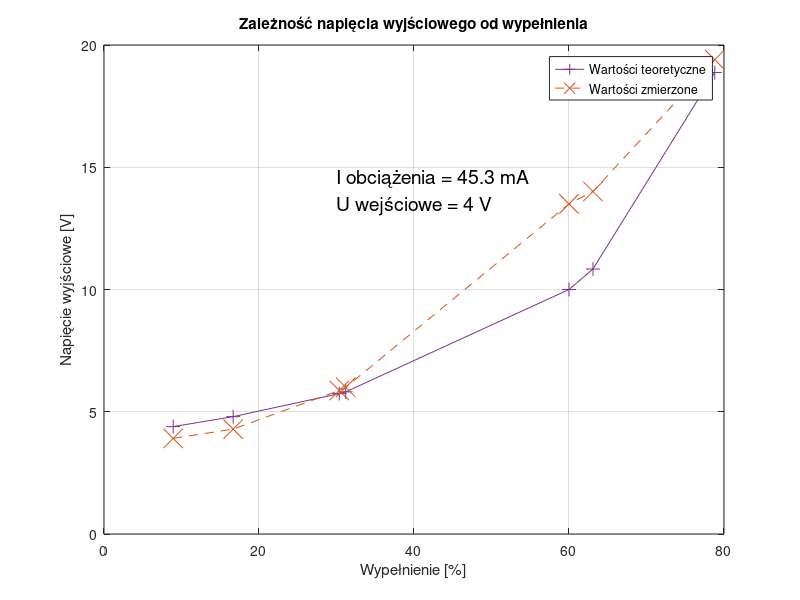
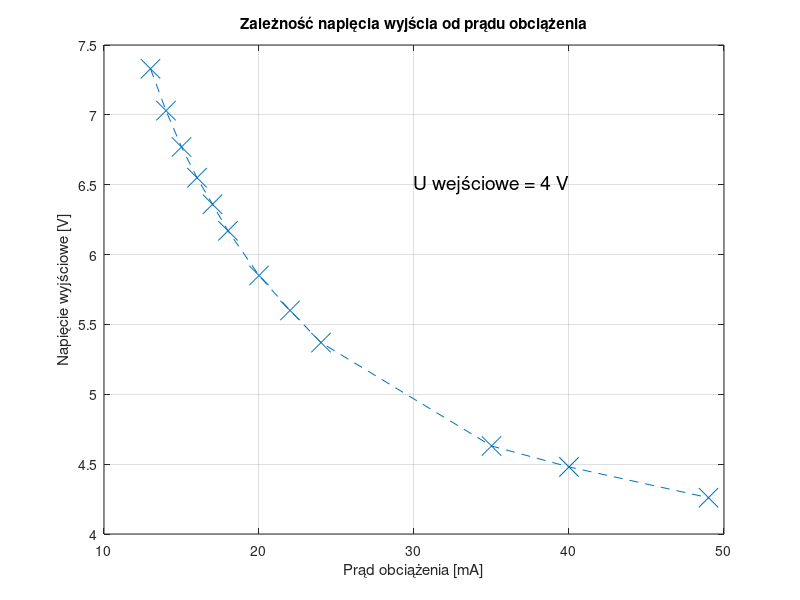

Write the MATLAB code that produced these figures, in order. (Note: this script raises an error after producing the figures.)
% ------------ STEP-UP ------------

% 1.
T_1 = 168e-6;
Uin_1 = 4;
Iob_1 = 45.3e-3;
Tgora_1 = sort([153, 140, 117, 62, 35.6, 67.2, 115.6]*10^(-6), "descend");
Uout_1 = sort([3.91, 4.29, 5.87, 14.01, 19.4, 13.5, 6], "ascend");
Tosc_1 = [0, 0, 67.2, 35.2, 0, 37.2, 66.8]*10^(-6);
Duty_1 = 100 - (Tgora_1/T_1)*100;

figure(1)
[Duty_1,idx] =sort( 1 - Tgora_1/T_1);
Uout_1 = Uout_1(idx);
Uout_1_t = 4./(1 - Duty_1);

plot(100*Duty_1, Uout_1_t, 'Color',"#7E2F8E", "LineStyle",'-', 'Marker','+', 'MarkerSize',10)
hold on
plot(100*Duty_1,Uout_1, 'LineStyle','--', 'Marker','x', 'MarkerSize',14)
grid on
ylabel("Napięcie wyjściowe [V]")
xlabel("Wypełnienie [%]")
title("Zależność napięcia wyjściowego od wypełnienia")
text(30,14, {"I obciążenia = 45.3 mA ","U wejściowe = 4 V"}, 'FontSize',14)
legend("Wartości teoretyczne","Wartości zmierzone",'','','','','Location','northeast' )
%xline(prcg_1)
%text(50, 3,"  Prąd ciągły \rightarrow", "FontSize",14)

% 2.
Tgora_2 = 140.4e-6;
Tosc_2 = 67.6e-6;
Uin_2 = 4;
Uout_2 = [7.33, 7.03, 6.77, 6.55, 6.36, 6.17, 5.85, 5.6, 5.37, 4.63, 4.48, 4.26];
Iout_2 = [13, 14, 15, 16, 17, 18, 20, 22, 24, 35, 40, 49]%*10^(-3);

figure(2)
plot(Iout_2,Uout_2, 'LineStyle','--', 'Marker','x', 'MarkerSize',14)
grid on
ylabel("Napięcie wyjściowe [V]")
xlabel("Prąd obciążenia [mA]")
title("Zależność napięcia wyjścia od prądu obciążenia")
text(30,6.5, {"U wejściowe = 4 V"}, 'FontSize',14)
%xline(55.3)
%text(57, 11,"Prąd ciągły \rightarrow", "FontSize",14)

% 3. L4, C4
T_3 = 129e-6;
Uin_3 = [3.5, 3.5, 3.5, 3.5];
Uout_3 = [4.9, 7, 9.8, 14];
Iout_3 = [8, 14.5, 22.1, 26.5]*10^(-3);
Tgora_3 = [102.4, 73.2, 43.6, 29.4]*10^(-6);

% ZADANIE 3
% 4.1
T_4 = 129e-6;
Uin_4_1 = 3.5;
Uout_4_1 = 4.9;
Iout_4_1 = sort([8.7, 11.1, 13.3, 15.6, 58.4, 30.5, 18.8], "ascend")%*10^(-3);
Tgora_4_1 = sort([101.4, 97.4, 94, 91.2, 90.8, 84.8, 87.2]*10^(-6), "descend");
Duty_3_1 = 100 - 100*Tgora_4_1/T_4;

% 4.2
Uin_4_2 = 3.5;
Uout_4_2 = 7;
Iout_4_2 = [11.7, 13.5, 17, 19.1, 20.5, 47, 77]%*10^(-3);
Tgora_4_2 = [79.2, 75.2, 68.8, 65.2, 61.2, 57.4, 52.8]*10^(-6);
Duty_3_2 = 100 - 100*Tgora_4_2/T_4;

% 4.3
Uin_4_3 = 3.5;
Uout_4_3 = 9.8;
Iout_4_3 = [16.8, 17.4, 37.6, 49.2, 73.4, 82.1]%*10^(-3);
Tgora_4_3 = [48.8, 44.8, 40.4, 39, 35.2, 32.6]*10^(-6);
Duty_3_3 = 100 - 100*Tgora_4_3/T_4;

% 4.4
Uin_4_4 = 3.5;
Uout_4_4 = 14;
Iout_4_4 = sort([26.2, 45.4, 59.4, 42.7], "ascend")%*10^(-3);
Tgora_4_4 = sort([29, 25.8, 22.6, 24.8]*10^(-6), "descend");
Duty_3_4 = 100 - 100*Tgora_4_4/T_4;

figure(3)
plot(Iout_4_1, Duty_3_1, 'LineStyle','--', 'Marker','x', 'MarkerSize',14, 'Color',clr(1))
hold on
plot(Iout_4_2,Duty_3_2, 'LineStyle','--', 'Marker','x', 'MarkerSize',14, 'Color',clr(2))
plot(Iout_4_3,Duty_3_3, 'LineStyle','--', 'Marker','x', 'MarkerSize',14, 'Color',clr(3))
plot(Iout_4_4,Duty_3_4, 'LineStyle','--', 'Marker','x', 'MarkerSize',14, 'Color',clr(4))
xlabel("Prąd obciążenia [mA]")
ylabel("Wypełnienie [%]")
title("Zależność prądu obciążenia od wypełnienia")
grid on
% xline(61,'Color',clr(1))
% xline(83, 'Color',clr(2))
% xline(73.6,'Color',clr(3))
% xline(70,'Color',clr(4))
legend("Uout = 4,9 [V]","Uout = 7 [V]", "Uout = 9,8 [V]","Uout = 14 [V]",'','','','','Location','northeast' )
% text(90,20,'Prąd ciągły \rightarrow', 'FontSize',14);


% 5.
Iout_5 = 26e-3;
T_5 = 75.2e-6;
Tdol_5 = 54.8e-6;
% C1
f_5_1 = [5.85, 6.56, 7.69, 8.93, 11.2]%*10^3;
A_5_1 = [468, 404, 320, 276, 210]%*10^(-3);
% C2
f_5_2 = [5.85, 6.89, 8.53, 11.26, 14.12]%*10^3;
A_5_2 = [106, 98, 67, 51, 35.6]%*10^(-3);
% C3
f_5_3 = [5.85, 6.45, 7.3, 9.32, 12.44]%*10^3;
A_5_3 = [48.4, 44.8, 40, 33.2, 26]%*10^(-3);
% C4
f_5_4 = [5.85, 6.3, 6.89, 8, 10.3, 13.3]%*10^3;
A_5_4 = [15.6, 13.4, 12.2, 9.9, 8.3, 6.8]%*10^(-3);

figure(5)
plot(f_5_1, A_5_1, 'LineStyle','-.', 'Marker','x', 'MarkerSize',10, 'Color',clr(1))
hold on
plot(f_5_2, A_5_2, 'LineStyle','-.', 'Marker','x', 'MarkerSize',10, 'Color',clr(2))
plot(f_5_3, A_5_3, 'LineStyle','-.', 'Marker','x', 'MarkerSize',10, 'Color',clr(3))
plot(f_5_4, A_5_4, 'LineStyle','-.', 'Marker','x', 'MarkerSize',10, 'Color',clr(4))
xlabel("Częstotliwość [kHz]")
ylabel("Amplituda [mV]")
grid on
legend("C1", "C2","C3","C4", "Location","northeast")
title("Zależność amlitudy tętnień od częstotliwości")
text(40,40,{"Prąd obciążenia = 26 mA"},'FontSize',14)

% 6.
f_6 = 10.2e3;
T_6 = 98e-6;
Iob_6 = 32e-3;
% C1
Tgora_6_1 = [88.4, 82.8, 67.6, 49.6, 30.8]*10^(-6);
A_6_1 = [46, 66.4, 115, 174, 250]%*10^(-3);
% C2
Tgora_6_2 = [88.4, 79.2, 67.6, 43.2, 34, 16.8]*10^(-6);
A_6_2 = [10.6, 15.5, 25.2, 47.2, 54.8, 81]%*10^(-3);
% C3
Tgora_6_3 = [88.4, 84.4, 70.4, 44.8, 29.6, 15.2]*10^(-6);
A_6_3 = [6.4, 8, 12.9, 23.6, 30.2, 38.4]%*10^(-3);

figure(6)
plot(100 - 100*Tgora_6_1/T_6, A_6_1, 'LineStyle','-.', 'Marker','x', 'MarkerSize',10, 'Color',clr(1))
hold on
plot(100 - 100*Tgora_6_2/T_6, A_6_2, 'LineStyle','-.', 'Marker','x', 'MarkerSize',10, 'Color',clr(2))
plot(100 - 100*Tgora_6_3/T_6, A_6_3, 'LineStyle','-.', 'Marker','x', 'MarkerSize',10, 'Color',clr(3))
xlabel("Wypełnienie [%]")
ylabel("Amplituda [mV]")
title("Zależność amplitudy tętnień od wypełnienia")
grid on
legend("C1", "C2", "C3", "Location","northwest")
text(50, 150,{"Prąd obciążenia = 32 mA", "Częstotliwość = 10,2 kHz"},'FontSize',14)

% Zadanie 4.1 C3, L3
F_7 = 9.44e3;
T_7_1 = [144, 156, 170, 184, 202, 226]*10^(-3);
Iob_7_1 = [14, 16.3, 19.7, 25, 32.7, 51.5]*10^(-3);
Uout_7_1 = [6.51,6.03,5.53 ,5.02, 4.55, 4.23];

% C2, L3
T_7_2 = [272, 284, 332, 334, 412, 464]*10^(-3);
Iob_7_2 = [11.7, 13.7, 17.2, 19.6, 28.3, 51.6]*10^(-3);
Uout_7_2 = [7.16, 6.57, 5.89, 5.54, 4.78, 4.2];

% C1, L3
T_7_3 = [2030, 1920, 1720, 1470, 1320, 1160]*10^(-3);
Iob_7_3 = [49.2, 30, 22.4, 17.4, 14, 11.5]*10^(-3);
Uout_7_3 = [4.01, 4.5, 5.06, 5.69, 6.35, 7.08];

% C4, L3
T_7_4 = [35.6, 36.8, 40.8, 47.6, 52, 61.2]*10^(-3);
Iob_7_4 = [11.7, 13.6, 15.7, 23, 30.3, 52]*10^(-3);
Uout_7_4 = [7.19, 6.64, 6.14, 5.2, 4.7, 4.24];

% Zadanie 5.
% C1, L3
Iob_8_1 = 15e-3;
F_8_1 = [5.87, 7.18, 8.93, 11.44, 17.73, 104.52]*10^3;
T_8_1 = [2.39, 1.89, 1.5, 1.052, 0.592, 0.1];
Uout_8_1 = [7.58, 6.94, 6.31, 5.68, 4.89, 4.73];

% C2, L3
Iob_8_2 = 15e-3;
F_8_2 = [5.86, 7.02, 8.41, 11.69, 15.04, 19.23, 104.5]*10^3;
T_8_2 = [0.56, 0.408, 0.33, 0.218, 0.154, 0.1056, 0.0248];
Uout_8_2 = [7.86, 7.23, 6.68, 5.74, 5.18, 4.83, 4.75];

% C3, L3
Iob_8_3 = 15e-3;
F_8_3 = [5.86, 7.33, 12.6, 15.01, 21.58, 104.37]*10^3;
T_8_3 = [0.249, 0.193, 0.101, 0.0772 , 0.0468, 0.014];
Uout_8_3 = [7.88, 7.12, 5.60, 5.2 , 4.72, 4.75];

% C4, L3
Iob_8_4 = 15e-3;
F_8_4 = [5.87, 8.67, 11.8, 16.11, 22.59, ]*10^3;
T_8_4 = [0.066, 0.0432, 0.0312, 0.0236, 0.0168, ];
Uout_8_4 = [7.91, 6.6, 5.73, 5.09, 4.65, ];

% Zadanie 6. 
% C1, L3
% T = 66.6us
Iob_9_1 = 25e-3;
T_9_1 = [1.64, 1.31, 1.09, 0.69, 0.43];
D_9_1 = [13.8, 32, 42.6, 53.8, 59.8]; % us
Uout_9_1 = [15.6, 7.97, 5.41, 3.92, 3.52];

% C3, L3
Iob_9_1 = 25e-3;
T_9_2 = [0.051, 0.098, 0.136, 0.153, 0.165];
D_9_2 = [58.8, 47.6, 30.2, 21, 14.6]; % us
Uout_9_2 = [3.55, 4.61, 8.11, 10.51, 14.37];